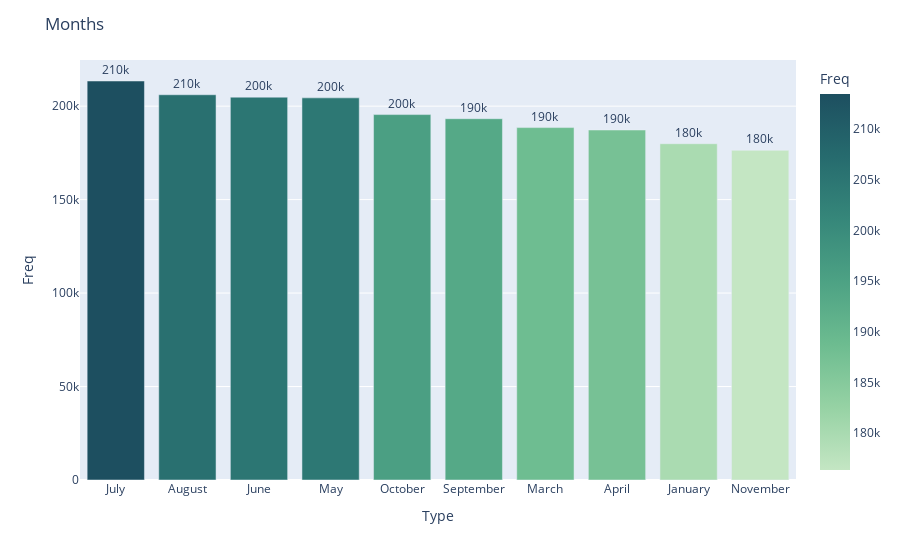

The notebook cell saved with this chart:
### Markdown cell above
**Observations:**

1. The crime rate is dropping overall.
2. In 2001,number of crime incidents were close to 150k.
3. In 2022 ,it's estimate to be 36k , so it's a major drop in crime.
4. By 2023 we expect a major drop down to an estimate of 10k

### Code cell
# Function to plot the serie value_counts
def plot_counts1(serie, title):
    df = pd.DataFrame(serie.value_counts()[:10])
    df.columns = ["Freq"]
    df["Type"] = df.index
    fig = px.bar(df, y="Freq", x="Type", text="Freq", color="Freq", color_continuous_scale=px.colors.sequential.Blugrn)
    fig.update_traces(texttemplate="%{text:.2s}", textposition="outside")
    fig.update_layout(uniformtext_minsize=8, uniformtext_mode="hide")
    fig.update_layout(title_text=title)
    fig.show()


plot_counts1(c_crime_df["Month"], "Months")

### Figure 1 — Plotly figure (JSON) as saved in the notebook; plotly's stock layout.template omitted (floating-point values rounded to 4 significant figures)
{"data": [{"alignmentgroup": "True", "hovertemplate": "Type=%{x}<br>Freq=%{marker.color}<extra></extra>", "legendgroup": "", "marker": {"color": [213452, 206089, 204809, 204425, 195487, 193278, 188532, 187239, 179894, 176376], "coloraxis": "coloraxis", "pattern": {"shape": ""}}, "name": "", "offsetgroup": "", "orientation": "v", "showlegend": false, "text": [213452, 206089, 204809, 204425, 195487, 193278, 188532, 187239, 179894, 176376], "textposition": "outside", "texttemplate": "%{text:.2s}", "type": "bar", "x": ["July", "August", "June", "May", "October", "September", "March", "April", "January", "November"], "xaxis": "x", "y": [213452, 206089, 204809, 204425, 195487, 193278, 188532, 187239, 179894, 176376], "yaxis": "y"}], "layout": {"barmode": "relative", "coloraxis": {"colorbar": {"title": {"text": "Freq"}}, "colorscale": [[0, "rgb(196, 230, 195)"], [0.1667, "rgb(150, 210, 164)"], [0.3333, "rgb(109, 188, 144)"], [0.5, "rgb(77, 162, 132)"], [0.6667, "rgb(54, 135, 122)"], [0.8333, "rgb(38, 107, 110)"], [1, "rgb(29, 79, 96)"]]}, "legend": {"tracegroupgap": 0}, "margin": {"t": 60}, "title": {"text": "Months"}, "uniformtext": {"minsize": 8, "mode": "hide"}, "xaxis": {"anchor": "y", "domain": [0, 1], "title": {"text": "Type"}}, "yaxis": {"anchor": "x", "domain": [0, 1], "title": {"text": "Freq"}}}}
